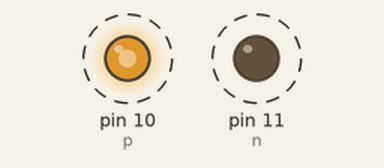
Simulated run of this sketch. Board: Arduino Uno, built with avr-gcc and run on an emulated ATmega328P. Shown: output pins drawn as LEDs (lit = HIGH). Dashed ring = blinking.

Above: at 0.05 s.
Timing chart, 0 to 4.6 s (numbered marks = the images above):
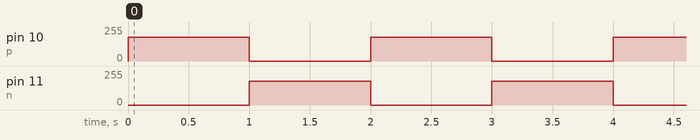

The sketch:

Motor_control.ino
```cpp
// C++ code
//Motor Control

 int n =11;
 int p =10;
void setup()
{
  pinMode(p,OUTPUT);
  pinMode(n,OUTPUT);

}

void loop()
{
  analogWrite(p,180);
  analogWrite(n,0);
  delay(1000);
  analogWrite(p,0);
  analogWrite(n,180);
  delay(1000);

}
```

Measured:
- by itself, pin 10 (p), pin 11 (n): alternates 180/255 for 1.0 s and 0/255 for 1.0 s
